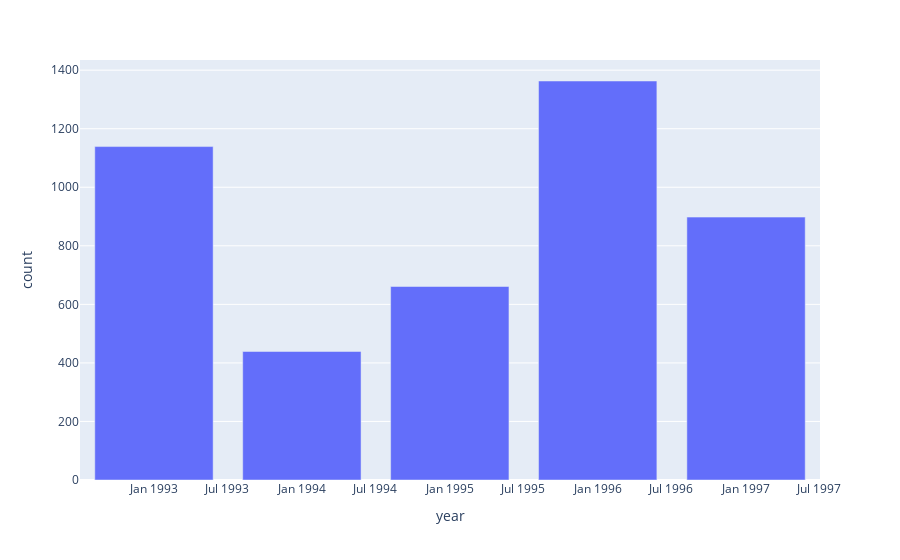

Write notebook code for a chart like this one.
### Markdown cell above
Most of the account frequency is monthly issuance.
- POPLATEK MESICNE: Monthly Issuance
- POPLATEK TYDNE: Weekly Issuance
- POPLATEK PO OBRATU: Issuance After Transaction

### Code cell
plot_date_variable_yearly('date', 'account', show_data=True)

### Figure 1 — Plotly figure (JSON) as saved in the notebook; plotly's stock layout.template omitted (floating-point values rounded to 4 significant figures)
{"data": [{"hovertemplate": "year=%{x}<br>count=%{y}<extra></extra>", "legendgroup": "", "marker": {"color": "#636efa", "pattern": {"shape": ""}}, "name": "", "orientation": "v", "showlegend": false, "textposition": "auto", "type": "bar", "x": ["1993-01-01T00:00:00.000000000", "1994-01-01T00:00:00.000000000", "1995-01-01T00:00:00.000000000", "1996-01-01T00:00:00.000000000", "1997-01-01T00:00:00.000000000"], "xaxis": "x", "y": [1139, 439, 661, 1363, 898], "yaxis": "y"}], "layout": {"barmode": "relative", "legend": {"tracegroupgap": 0}, "margin": {"t": 60}, "xaxis": {"anchor": "y", "domain": [0, 1], "title": {"text": "year"}}, "yaxis": {"anchor": "x", "domain": [0, 1], "title": {"text": "count"}}}}
